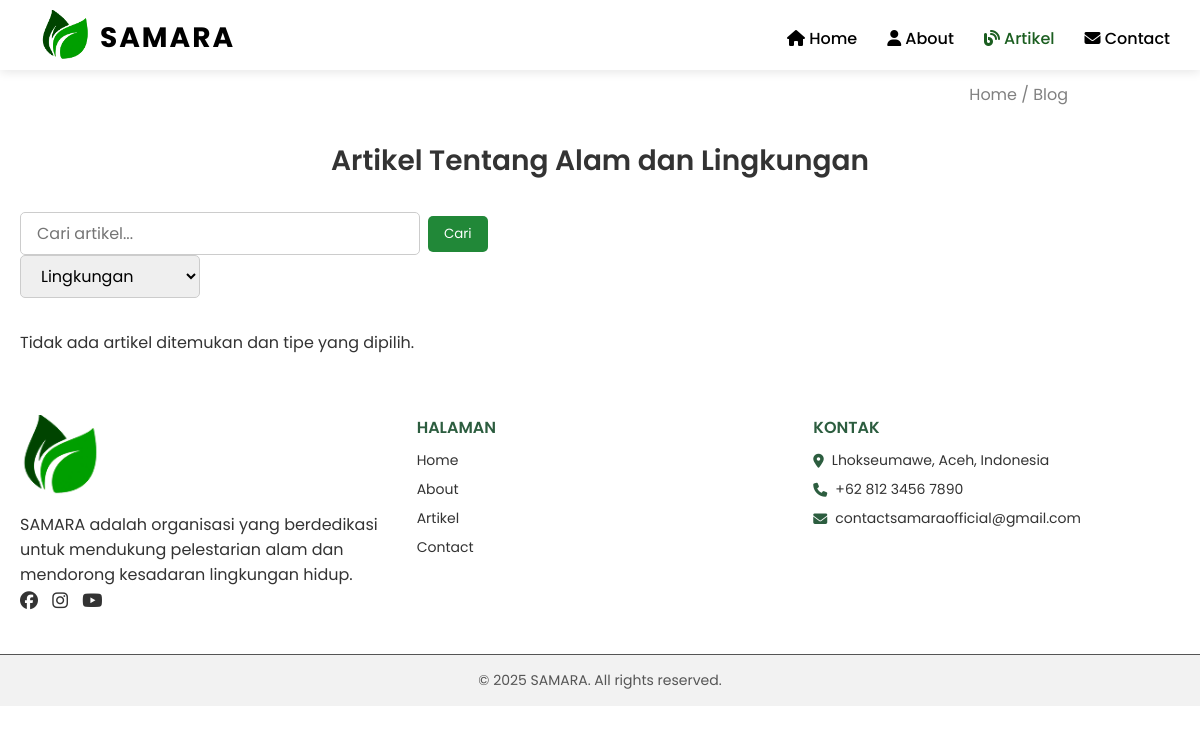
Page /blog.php?tipe=TP0002 on the earlier database version.
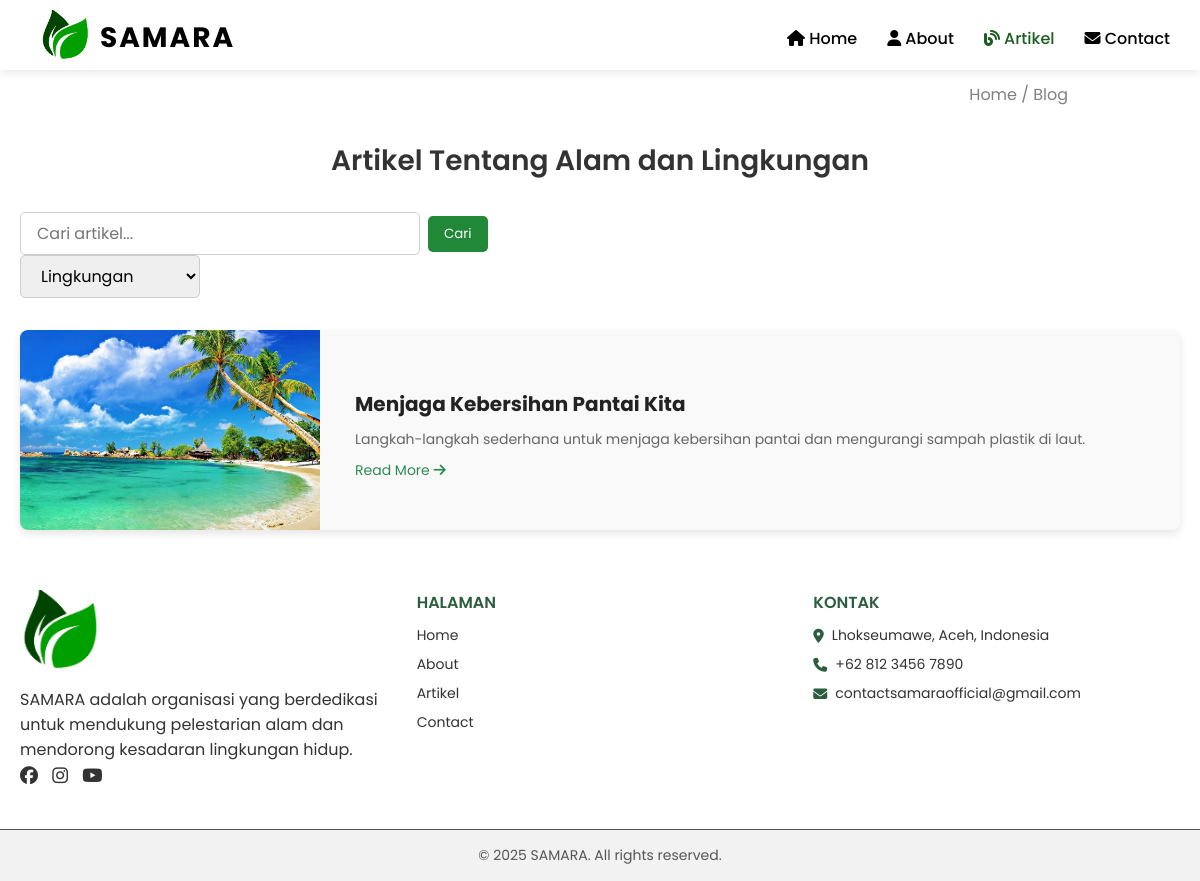
Same page on the later database version.
### tables this page shows
CREATE TABLE `artikel` (
  `id_artikel` varchar(5) NOT NULL,
  `judul` varchar(255) NOT NULL,
  `isi` text NOT NULL,
  `tanggal_publish` datetime DEFAULT current_timestamp(),
  `deskripsi_singkat` varchar(255) DEFAULT NULL,
  `status` enum('draft','publish') DEFAULT 'draft',
  `id_admin` varchar(5) DEFAULT NULL,
  `id_tipe` varchar(6) DEFAULT NULL,
  `gambar` varchar(50) NOT NULL
);

### blog.php (the view, shortened to what this page needs)
<?php
require './database/koneksi.php';
$keyword = isset($_GET['q']) ? $_GET['q'] : '';
$tipe = isset($_GET['tipe']) ? $_GET['tipe'] : '';
$tipe_escaped = $koneksi->real_escape_string($tipe);
$query = "SELECT * FROM artikel WHERE 1";
if (!empty($tipe)) {
  $query .= " AND id_tipe = '$tipe_escaped'";
}
$query .= " ORDER BY tanggal_publish DESC";
$result = $koneksi->query($query);
?>
<!DOCTYPE html>
<html lang="id">
<head>
  <link rel="stylesheet" href="css/blog.css" />
</head>
<body>
  <div class="falling-leaves"></div>
  <?php include 'navbar.php'; ?>
  <div class="penanda">
    <p class="fade-left" data-aos="fade-left">Home / Blog</p>
  </div>
  <section class="blog-section">
    <div class="container">
      <h2 class="fade-up" data-aos="fade-up" data-aos-duration="800">Artikel Tentang Alam dan Lingkungan</h2>
      <div class="blog-filters fade-down">
  <form action="blog.php" method="GET" class="search-filter-form">
    <div class="search-bar">
      <input type="text" name="q" value="<?= htmlspecialchars($keyword) ?>" placeholder="Cari artikel..." />
      <button type="submit">Cari</button>
    </div>
    <div class="type-filter">
      <select name="tipe">
        <option value="TP0002" <?= ($tipe == 'TP0002') ? 'selected' : '' ?>>Lingkungan</option>
      </select>
    </div>
  </form>
</div>
<div class="blog-posts">
  <?php
  if ($result->num_rows > 0) {
    while ($row = $result->fetch_assoc()) {
      $judul = htmlspecialchars($row['judul']);
      $deskripsi = htmlspecialchars($row['deskripsi_singkat']);
      $gambar = !empty($row['gambar']) ? $row['gambar'] : 'img/default.jpg';
      $id_artikel = urlencode($row['id_artikel']);
      echo '
      <div class="post fade-up" data-aos="fade-up" data-aos-delay="100">
        <img src="' . $gambar . '" alt="' . $judul . '">
        <div class="post-content">
          <h3>' . $judul . '</h3>
          <p>' . $deskripsi . '</p>
          <a href="blog-detail.php?id=' . $id_artikel . '" class="read-more">Read More <i class="fa-solid fa-arrow-right"></i></a>
        </div>
      </div>';
    }
  } else {
    echo "<p>Tidak ada artikel ditemukan";
    if ($tipe) echo " dan tipe yang dipilih";
    echo ".</p>";
  }
  ?>
</div>
    </div>
  </section>
<footer>
  <div class="footer-container">
    <div class="footer-section">
      <img src="img/icon-logo.png" alt="Logo SAMARA" class="footer-logo">
      <p>
        SAMARA adalah organisasi yang berdedikasi untuk mendukung pelestarian alam dan mendorong kesadaran lingkungan hidup.
      </p>
      <div class="social-links">
        <a href="#"><i class="fa-brands fa-facebook"></i></a>
        <a href="#"><i class="fa-brands fa-instagram"></i></a>
        <a href="#"><i class="fa-brands fa-youtube"></i></a>
      </div>
    </div>
    <div class="footer-section">
      <h4>HALAMAN</h4>
      <ul>
        <li><a href="index.php">Home</a></li>
        <li><a href="about.php">About</a></li>
        <li><a href="blog.php">Artikel</a></li>
        <li><a href="contact.php">Contact</a></li>
      </ul>
    </div>
    <div class="footer-section">
      <h4>KONTAK</h4>
      <ul>
        <li><i class="fa-solid fa-location-dot"></i> Lhokseumawe, Aceh, Indonesia</li>
        <li><i class="fa-solid fa-phone"></i> +62 812 3456 7890</li>
        <li><i class="fa-solid fa-envelope"></i> contactsamaraofficial@gmail.com</li>
      </ul>
    </div>
  </div>
  <div class="footer-bottom">
    <p>&copy; 2025 SAMARA. All rights reserved.</p>
  </div>
</footer>
</body>
</html>

Differences in the rows shown:
added artikel: gambar (picture), judul "Menjaga Kebersihan Pantai Kita", deskripsi_singkat "Langkah-langkah sederhana untuk menjaga kebersihan pantai dan mengurangi sampah plastik di laut."
Other differences:
text no longer shown: "Tidak ada artikel ditemukan dan tipe yang dipilih ."
